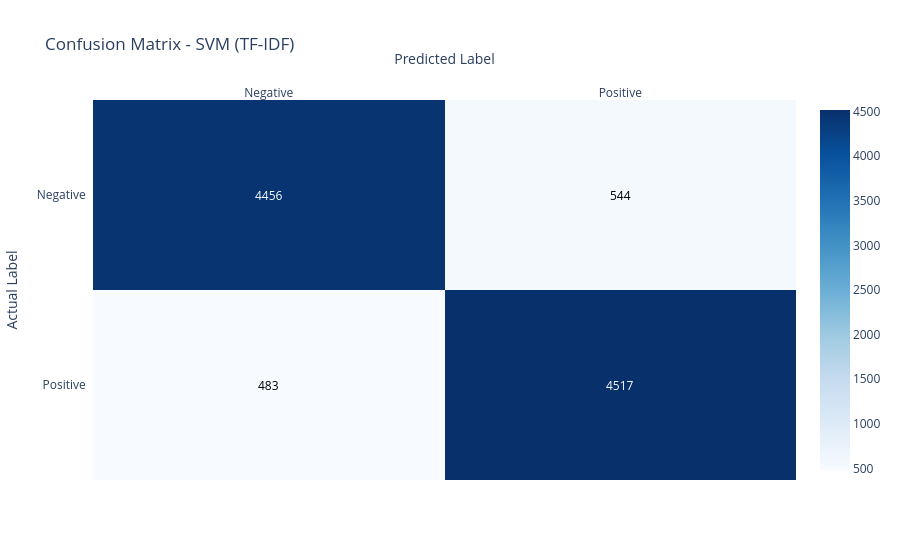

The notebook cell saved with this chart:
### Code cell
import plotly.figure_factory as ff

best_predictions = best_result["_y_pred"]

cm = confusion_matrix(y_test, best_predictions)
labels = ["Negative", "Positive"]

fig = ff.create_annotated_heatmap(
    z=cm,
    x=labels,
    y=labels,
    colorscale="Blues",
    showscale=True
)

fig.update_layout(
    title=f"Confusion Matrix - {best_result['Model']}",
    xaxis_title="Predicted Label",
    yaxis_title="Actual Label",
    yaxis_autorange="reversed"
)

fig.show()

### Figure 1 — Plotly figure (JSON) as saved in the notebook; plotly's stock layout.template omitted (floating-point values rounded to 4 significant figures)
{"data": [{"colorscale": [[0, "rgb(247,251,255)"], [0.125, "rgb(222,235,247)"], [0.25, "rgb(198,219,239)"], [0.375, "rgb(158,202,225)"], [0.5, "rgb(107,174,214)"], [0.625, "rgb(66,146,198)"], [0.75, "rgb(33,113,181)"], [0.875, "rgb(8,81,156)"], [1, "rgb(8,48,107)"]], "reversescale": false, "showscale": true, "type": "heatmap", "x": ["Negative", "Positive"], "y": ["Negative", "Positive"], "z": [[4456, 544], [483, 4517]]}], "layout": {"annotations": [{"font": {"color": "#FFFFFF"}, "showarrow": false, "text": "4456", "x": "Negative", "xref": "x", "y": "Negative", "yref": "y"}, {"font": {"color": "#000000"}, "showarrow": false, "text": "544", "x": "Positive", "xref": "x", "y": "Negative", "yref": "y"}, {"font": {"color": "#000000"}, "showarrow": false, "text": "483", "x": "Negative", "xref": "x", "y": "Positive", "yref": "y"}, {"font": {"color": "#FFFFFF"}, "showarrow": false, "text": "4517", "x": "Positive", "xref": "x", "y": "Positive", "yref": "y"}], "title": {"text": "Confusion Matrix - SVM (TF-IDF)"}, "xaxis": {"dtick": 1, "gridcolor": "rgb(0, 0, 0)", "side": "top", "ticks": "", "title": {"text": "Predicted Label"}}, "yaxis": {"autorange": "reversed", "dtick": 1, "ticks": "", "ticksuffix": "  ", "title": {"text": "Actual Label"}}}}
